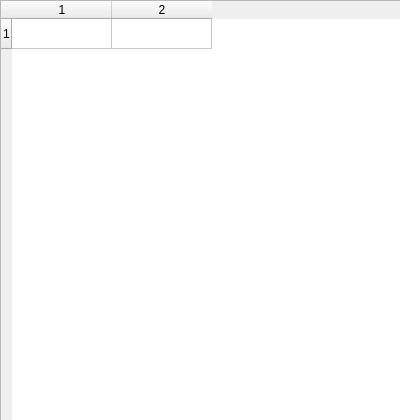
<?xml version="1.0" encoding="UTF-8"?>
<ui version="4.0">
 <class>Form</class>
 <widget class="QWidget" name="Form">
  <property name="geometry">
   <rect>
    <x>0</x>
    <y>0</y>
    <width>400</width>
    <height>420</height>
   </rect>
  </property>
  <property name="windowTitle">
   <string>Form</string>
  </property>
  <widget class="QWidget" name="gridLayoutWidget">
   <property name="geometry">
    <rect>
     <x>0</x>
     <y>0</y>
     <width>401</width>
     <height>421</height>
    </rect>
   </property>
   <layout class="QGridLayout" name="gridLayout">
    <property name="sizeConstraint">
     <enum>QLayout::SetNoConstraint</enum>
    </property>
    <item row="0" column="0">
     <widget class="QTableWidget" name="tableWidget">
      <property name="font">
       <font>
        <pointsize>9</pointsize>
       </font>
      </property>
      <property name="focusPolicy">
       <enum>Qt::NoFocus</enum>
      </property>
      <property name="editTriggers">
       <set>QAbstractItemView::NoEditTriggers</set>
      </property>
      <property name="selectionMode">
       <enum>QAbstractItemView::NoSelection</enum>
      </property>
      <property name="gridStyle">
       <enum>Qt::SolidLine</enum>
      </property>
      <property name="sortingEnabled">
       <bool>false</bool>
      </property>
      <property name="rowCount">
       <number>1</number>
      </property>
      <property name="columnCount">
       <number>2</number>
      </property>
      <attribute name="horizontalHeaderVisible">
       <bool>true</bool>
      </attribute>
      <attribute name="horizontalHeaderCascadingSectionResizes">
       <bool>false</bool>
      </attribute>
      <attribute name="horizontalHeaderHighlightSections">
       <bool>false</bool>
      </attribute>
      <attribute name="verticalHeaderVisible">
       <bool>true</bool>
      </attribute>
      <attribute name="verticalHeaderCascadingSectionResizes">
       <bool>false</bool>
      </attribute>
      <attribute name="verticalHeaderHighlightSections">
       <bool>false</bool>
      </attribute>
      <row/>
      <column/>
      <column/>
     </widget>
    </item>
   </layout>
  </widget>
 </widget>
 <resources/>
 <connections/>
</ui>
